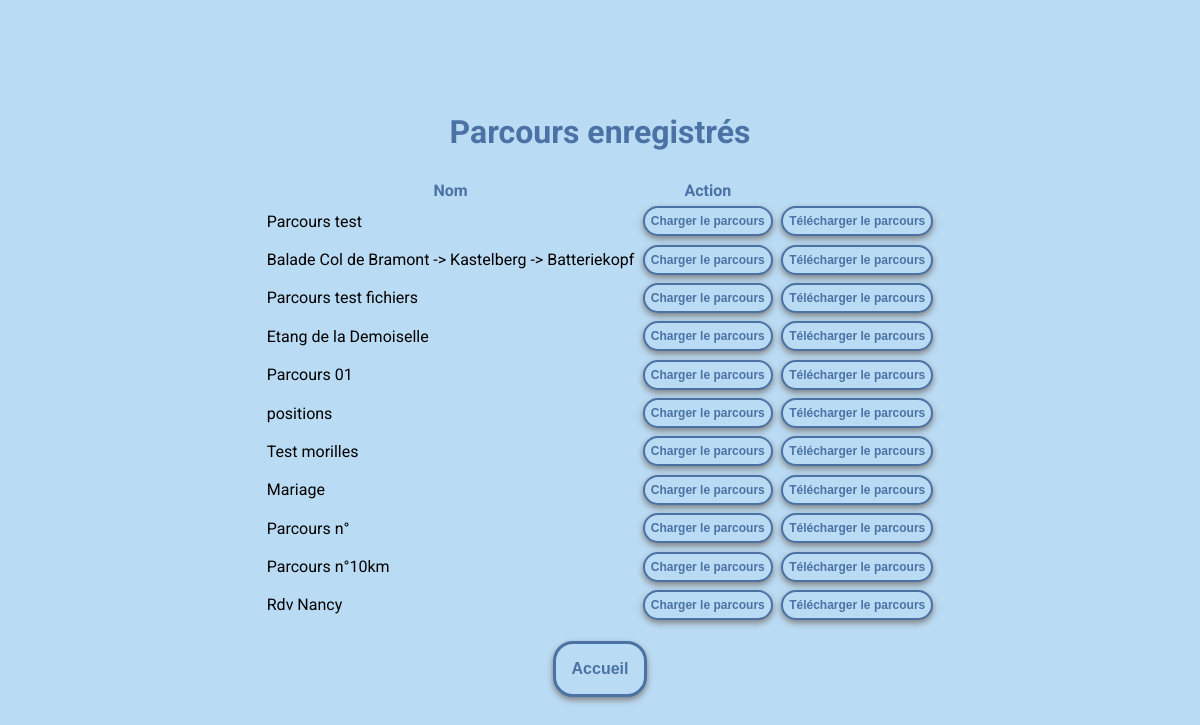
/index.php?page=history, run on the app's committed database.
### tables this page shows
CREATE TABLE `hikes` (
  `id` int(11) NOT NULL,
  `name` varchar(255) NOT NULL,
  `beginning` varchar(255) DEFAULT NULL,
  `distance` varchar(255) DEFAULT NULL,
  `info` text,
  `waypoints` text NOT NULL,
  `creationDate` datetime NOT NULL
);

### model/Hike.php (called while the page is built, shortened)
<?php
class Hike {
	protected $id;
	protected $name;
	public function id() { return $this->id; }
	public function name() { return $this->name; }
	public function setId($id) {
		if (is_numeric($id))
			$this->id = $id;
	}
	public function setName($name) {
		if (!is_numeric($name))
			$this->name = $name;
	}
}

### model/Manager.php (called while the page is built, shortened)
<?php
class Manager {
	public function setDb($db) {
		$this->db = $db;
	}
}

### model/HikeManager.php (called while the page is built, shortened)
<?php
class HikeManager extends Manager {
	public function getAllHikes() {
		$hikes = array();
		$i = 0;
		$reqSQL = 'SELECT *
			FROM hikes';
		$q = $this->db->query($reqSQL);
		while ($data = $q->fetch()) {
			$hikes[$i] = new Hike($data);
			$i++;
		}
		return $hikes;
	}
}

### controller/history.php (the view, shortened to what this page needs)
<?php
function fillHtmlArrayWithHikes(array $hikes) {
	foreach ($hikes as $hike) {
		fillHtmlRowWithAHike($hike);
	}
}
function fillHtmlRowWithAHike(Hike $hike) {
	echo '<tr>
		<td>' . $hike->name() . '</td>
		<td>
			<form method="post" action="index.php?page=recording&action=showHike&hikeId=' . $hike->id() . '">
				<input type="hidden" value="' . $hike->waypoints() .'" />
				<input class="smallButton" type="submit" value="Charger le parcours" />
			</form>
		</td>
		<td>
			<form method="post" action="index.php?page=download&action=downloadHike&hikeId=' . $hike->id() . '">
				<input type="hidden" value="' . $hike->waypoints() .'" />
				<input class="smallButton" type="submit" value="Télécharger le parcours" />
			</form>
		</td>
	</tr>';
}
$hikes = $hikeManager->getAllHikes();
require ('view/historyView.php');

### view/historyView.php (shortened to what this page needs)
<h2 class="pageTitle">Parcours enregistrés</h2>
<table>
	<tr>
		<th>Nom</th>
		<th>Action</th>
	</tr>
	<?php if (isset($hikes)) { fillHtmlArrayWithHikes($hikes); } ?>
</table>
<?php
include("include/backToHome.php");
$content = ob_get_clean();
require ('template.php');
?>

### include/backToHome.php
<p id="back_to_home"><a href="index.php"><button class="niceButton">Accueil</button></a></p>

### index.php (shortened to what this page needs)
<?php
function dbConnect()
{
	try {
	    $db = new \PDO('mysql:host=localhost;dbname=carte;charset=utf8', 'root', '');
	}
	catch(Exception $e) {
		exit('<b>Catched exception at line '. $e->getLine() .' :</b> '. $e->getMessage());
	}
    $db->setAttribute(PDO::ATTR_ERRMODE, PDO::ERRMODE_WARNING);
    return $db;
}
$db = dbConnect();
$hikeManager = new HikeManager($db);
if (isset($_GET['page'])) {
	switch ($_GET['page']) {
		case 'history':
			require ('controller/history.php');
			break;
	}
} else {
	require ('view/mainView.php');
}

### view/template.php (shortened to what this page needs)
<!DOCTYPE html>
<html>
    <head>
        <link href="css/style.css" rel="stylesheet" />
    </head>
    <body>
		<?= $content ?>
    </body>
</html>

### css/style.css (style rules this page uses)
html, body { height: 100%; margin: 0; padding: 0; }
body { font-family: 'Roboto', sans-serif; background-color: rgb(186, 219, 244); display: flex; flex-direction: column; justify-content: center; align-items: center; }
a { color: rgb(75, 114, 165); text-decoration: none; }
th { color: rgb(75, 114, 165); }
td { padding: 0.2em; }
.pageTitle { color: rgb(75, 114, 165); font-weight: bold; font-size: 2em; }
.niceButton { border-radius: 20px; border: 0.2em rgb(75, 114, 165) solid; box-shadow: 0px 3px 6px grey; padding: 1em; color: rgb(75, 114, 165); background-color: rgb(186, 219, 244); font-weight: bold; font-size: 1em; }
.smallButton { border-radius: 20px; border: 0.2em rgb(75, 114, 165) solid; box-shadow: 0px 3px 6px grey; padding: 0.5em; color: rgb(75, 114, 165); background-color: rgb(186, 219, 244); font-weight: bold; font-size: 0.75em; }

### data on the page
hikes: name "Parcours test"
hikes: name "Balade Col de Bramont -> Kastelberg -> Batteriekopf"
hikes: name "Parcours test fichiers"
hikes: name "Etang de la Demoiselle"
hikes: name "Parcours 01"
hikes: name "positions"
hikes: name "Test morilles"
hikes: name "Mariage"
hikes: name "Parcours n°"
hikes: name "Parcours n°10km"
hikes: name "Rdv Nancy"
